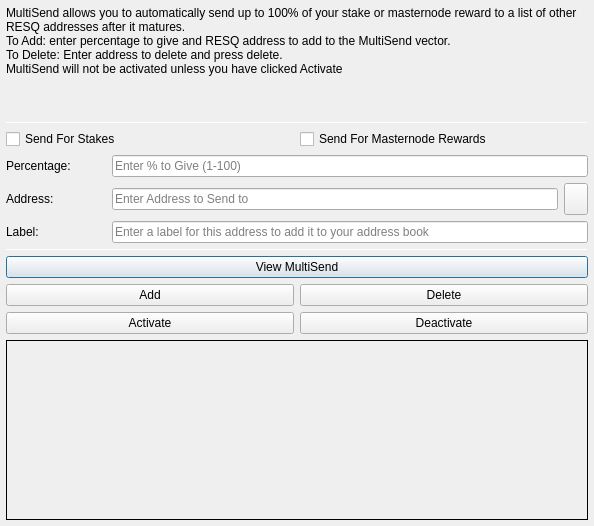
<?xml version="1.0" encoding="UTF-8"?>
<ui version="4.0">
 <class>MultiSendDialog</class>
 <widget class="QDialog" name="MultiSendDialog">
  <property name="windowModality">
   <enum>Qt::NonModal</enum>
  </property>
  <property name="geometry">
   <rect>
    <x>0</x>
    <y>0</y>
    <width>594</width>
    <height>526</height>
   </rect>
  </property>
  <property name="windowTitle">
   <string>MultiSend</string>
  </property>
  <layout class="QVBoxLayout" name="verticalLayout" stretch="0">
   <property name="leftMargin">
    <number>6</number>
   </property>
   <property name="topMargin">
    <number>6</number>
   </property>
   <property name="rightMargin">
    <number>6</number>
   </property>
   <property name="bottomMargin">
    <number>6</number>
   </property>
   <item>
    <layout class="QVBoxLayout" name="verticalLayout_Main" stretch="1,1,1,0,1,1,1">
     <item>
      <widget class="QLabel" name="label_2">
       <property name="lineWidth">
        <number>1</number>
       </property>
       <property name="text">
        <string>MultiSend allows you to automatically send up to 100% of your stake or masternode reward to a list of other RESQ addresses after it matures.
To Add: enter percentage to give and RESQ address to add to the MultiSend vector.
To Delete: Enter address to delete and press delete.
MultiSend will not be activated unless you have clicked Activate</string>
       </property>
       <property name="alignment">
        <set>Qt::AlignLeading|Qt::AlignLeft|Qt::AlignTop</set>
       </property>
       <property name="wordWrap">
        <bool>true</bool>
       </property>
      </widget>
     </item>
     <item>
      <widget class="Line" name="line">
       <property name="minimumSize">
        <size>
         <width>0</width>
         <height>1</height>
        </size>
       </property>
       <property name="maximumSize">
        <size>
         <width>16777215</width>
         <height>1</height>
        </size>
       </property>
       <property name="orientation">
        <enum>Qt::Horizontal</enum>
       </property>
      </widget>
     </item>
     <item>
      <layout class="QVBoxLayout" name="verticalLayout_Settings">
       <item>
        <layout class="QHBoxLayout" name="horizontalLayout">
         <item>
          <widget class="QCheckBox" name="multiSendStakeCheckBox">
           <property name="text">
            <string>Send For Stakes</string>
           </property>
          </widget>
         </item>
         <item>
          <widget class="QCheckBox" name="multiSendMasternodeCheckBox">
           <property name="text">
            <string>Send For Masternode Rewards</string>
           </property>
          </widget>
         </item>
        </layout>
       </item>
       <item>
        <layout class="QHBoxLayout" name="horizontalLayout_6">
         <item>
          <widget class="QLabel" name="label">
           <property name="minimumSize">
            <size>
             <width>100</width>
             <height>0</height>
            </size>
           </property>
           <property name="toolTip">
            <string>Percentage of stake to send</string>
           </property>
           <property name="text">
            <string>Percentage:</string>
           </property>
          </widget>
         </item>
         <item>
          <widget class="QLineEdit" name="multiSendPercentEdit">
           <property name="toolTip">
            <string>Enter whole numbers 1 - 100</string>
           </property>
           <property name="placeholderText">
            <string>Enter % to Give (1-100)</string>
           </property>
          </widget>
         </item>
        </layout>
       </item>
       <item>
        <layout class="QHBoxLayout" name="horizontalLayout_7">
         <item>
          <widget class="QLabel" name="label_5">
           <property name="minimumSize">
            <size>
             <width>100</width>
             <height>0</height>
            </size>
           </property>
           <property name="toolTip">
            <string>Address to send portion of stake to</string>
           </property>
           <property name="text">
            <string>Address:</string>
           </property>
          </widget>
         </item>
         <item>
          <widget class="QLineEdit" name="multiSendAddressEdit">
           <property name="toolTip">
            <string/>
           </property>
           <property name="placeholderText">
            <string>Enter Address to Send to</string>
           </property>
          </widget>
         </item>
         <item>
          <widget class="QToolButton" name="addressBookButton">
           <property name="maximumSize">
            <size>
             <width>16777215</width>
             <height>32</height>
            </size>
           </property>
           <property name="toolTip">
            <string>Choose an address from the address book</string>
           </property>
           <property name="text">
            <string/>
           </property>
           <property name="icon">
            <iconset resource="../resq.qrc">
             <normaloff>:/icons/address-book</normaloff>:/icons/address-book</iconset>
           </property>
           <property name="shortcut">
            <string>Alt+A</string>
           </property>
          </widget>
         </item>
        </layout>
       </item>
      </layout>
     </item>
     <item>
      <layout class="QHBoxLayout" name="horizontalLayout_3">
       <item>
        <widget class="QLabel" name="label_3">
         <property name="minimumSize">
          <size>
           <width>100</width>
           <height>0</height>
          </size>
         </property>
         <property name="text">
          <string>Label:</string>
         </property>
        </widget>
       </item>
       <item>
        <widget class="QLineEdit" name="labelAddressLabelEdit">
         <property name="placeholderText">
          <string>Enter a label for this address to add it to your address book</string>
         </property>
        </widget>
       </item>
      </layout>
     </item>
     <item>
      <widget class="Line" name="line_2">
       <property name="minimumSize">
        <size>
         <width>0</width>
         <height>1</height>
        </size>
       </property>
       <property name="maximumSize">
        <size>
         <width>16777215</width>
         <height>1</height>
        </size>
       </property>
       <property name="orientation">
        <enum>Qt::Horizontal</enum>
       </property>
      </widget>
     </item>
     <item>
      <layout class="QVBoxLayout" name="verticalLayout_Buttons">
       <item>
        <layout class="QHBoxLayout" name="horizontalLayout_4">
         <item>
          <widget class="QPushButton" name="viewButton">
           <property name="toolTip">
            <string/>
           </property>
           <property name="statusTip">
            <string>View MultiSend Vector</string>
           </property>
           <property name="text">
            <string>View MultiSend</string>
           </property>
          </widget>
         </item>
        </layout>
       </item>
       <item>
        <layout class="QHBoxLayout" name="horizontalLayout_2">
         <item>
          <widget class="QPushButton" name="addButton">
           <property name="toolTip">
            <string/>
           </property>
           <property name="statusTip">
            <string>Add to MultiSend Vector</string>
           </property>
           <property name="text">
            <string>Add</string>
           </property>
          </widget>
         </item>
         <item>
          <widget class="QPushButton" name="deleteButton">
           <property name="toolTip">
            <string/>
           </property>
           <property name="statusTip">
            <string>Delete Address From MultiSend Vector</string>
           </property>
           <property name="text">
            <string>Delete</string>
           </property>
          </widget>
         </item>
        </layout>
       </item>
       <item>
        <layout class="QHBoxLayout" name="horizontalLayout_5">
         <item>
          <widget class="QPushButton" name="activateButton">
           <property name="statusTip">
            <string>Activate MultiSend</string>
           </property>
           <property name="text">
            <string>Activate</string>
           </property>
          </widget>
         </item>
         <item>
          <widget class="QPushButton" name="disableButton">
           <property name="statusTip">
            <string>Deactivate MultiSend</string>
           </property>
           <property name="text">
            <string>Deactivate</string>
           </property>
          </widget>
         </item>
        </layout>
       </item>
      </layout>
     </item>
     <item>
      <widget class="QLabel" name="message">
       <property name="minimumSize">
        <size>
         <width>0</width>
         <height>180</height>
        </size>
       </property>
       <property name="frameShape">
        <enum>QFrame::Panel</enum>
       </property>
       <property name="frameShadow">
        <enum>QFrame::Plain</enum>
       </property>
       <property name="lineWidth">
        <number>1</number>
       </property>
       <property name="midLineWidth">
        <number>1</number>
       </property>
       <property name="text">
        <string/>
       </property>
       <property name="alignment">
        <set>Qt::AlignLeading|Qt::AlignLeft|Qt::AlignTop</set>
       </property>
       <property name="wordWrap">
        <bool>true</bool>
       </property>
      </widget>
     </item>
    </layout>
   </item>
  </layout>
 </widget>
 <resources>
  <include location="../resq.qrc"/>
 </resources>
 <connections/>
</ui>
